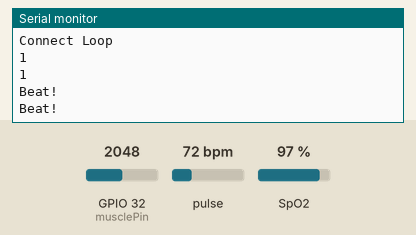
Recording of a sketch running on a simulated ESP32. Shown: the last lines printed to the serial monitor. The test bench sets the inputs (shaded band); at power-on: pulse 72 bpm, GPIO 32 (musclePin) = 2048, SpO2 97 %. WiFi joins after 1.5 s; servers stay silent unless stated; no MQTT or app messages arrive unless stated.

Above: at 2.7 s.
2.8 s: pulse set to 42 bpm
At 3.82 s:
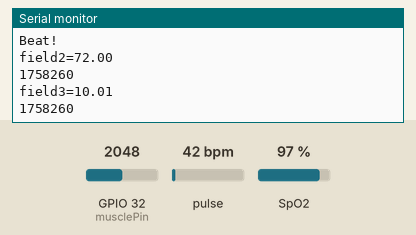
5.1 s: GPIO 32 (musclePin) set to 2866
At 6.4 s:
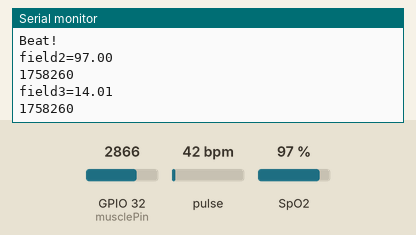
6.6 s: SpO2 set to 85 %
At 7.4 s:
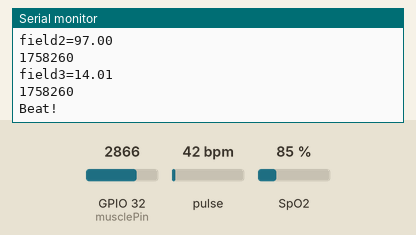
8.1 s: GPIO 32 (musclePin) set to 3603
9.6 s: SpO2 set to 90 %
At 10.8 s:
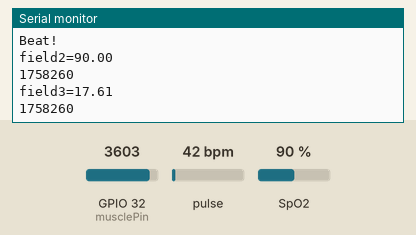
Timing chart, 0 to 12.1 s (numbered marks = the images above; inputs shaded):
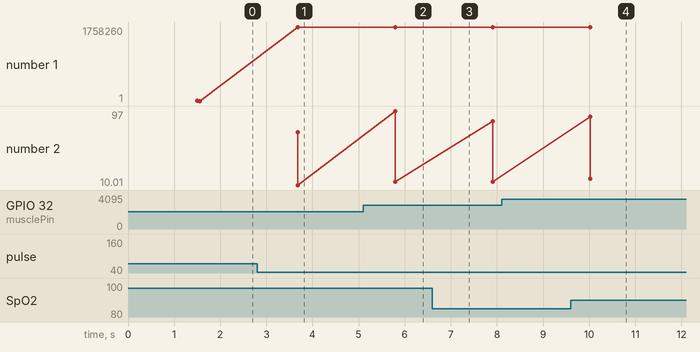

The sketch:

0511_main_best.ino
```cpp
#include <ThingSpeak.h>
#include <PubSubClient.h>
#include <WiFiClient.h>
#include <WiFi.h>
#include <Wire.h>
#include "MAX30100_PulseOximeter.h"
#define REPORTING_PERIOD_MS     1000

///////////// pin numbers - /////////////////
int pulseSDA = 22;
int pulseSCL = 21;
int musclePin = 32;
//int LCDpin = ??????;


////////////////GLOBAL VARIABLES /////////////////////
int heartRate = 72; // default value at the beginning
int saturationValue = 97; // default value for saturation at the beginning
float muscleSensor_Reading = 3420;  // i have no idea what this value could mean
uint32_t tsLastReport = 0;

int muscleCount = 0;
int heartCount = 0;
int oxyCount = 0;

const char* server = "mqtt3.thingspeak.com"; //Change
char mqttUserName[] = "sreyas";
char mqttPass[] = "MBWXD2NHZPU55XON"; // API
long channelID = 1758260;
char writeAPI[] = "TJ1CSTX0ZQB9YL4H";
char ssid[] = "LessGo";
char password[] = "12345678";


//////////////////////////////////////////////////////


/////////////////// INITIALISING HEADERS ///////////////
PulseOximeter pox;

WiFiClient client;
PubSubClient mqttClient(server, 1883, client);

////////////////////////////////////////////////////////


void onBeatDetected()
{
    Serial.println("Beat!");
}


void setup()
{
    Serial.begin(9600);

    Serial.print("Initializing pulse oximeter..");

    if (!pox.begin()) {
        Serial.println("FAILED");
        for(;;);
    } else {
        Serial.println("SUCCESS");
    }

    pox.setOnBeatDetectedCallback(onBeatDetected);

    WiFi.begin(ssid, password);

    while (WiFi.status() != WL_CONNECTED)
    {
      delay(500);
      Serial.print(".");
    }
    Serial.println("WiFi connected.");
    Serial.println("IP address: ");
    Serial.println(WiFi.localIP());

    mqttClient.setServer(server, 1883);
    ThingSpeak.begin(client);
}


int heartRateValue()
{
    pox.update();
    int heartRate_Reading;

    if (millis() - tsLastReport > REPORTING_PERIOD_MS)
    {
        heartRate_Reading = pox.getHeartRate(); // heartRate_Reading -> stores the value read from the sensor
    }
    if (heartRate_Reading < 50 || heartRate_Reading > 180) // if the observed value of heartRate is out of range, use the previous value
    {
      return heartRate; // heartRate -> global variable storing the previous fair value of hear rate
    }
    tsLastReport = millis();
    return heartRate_Reading;
}

int oxygenValue()
{
    pox.update();
    int spo2_Reading;

    if (millis() - tsLastReport > REPORTING_PERIOD_MS)
    {
        spo2_Reading = pox.getSpO2(); // heartRate_Reading -> stores the value read from the sensor
    }
    if (spo2_Reading < 85 || spo2_Reading > 100) // if the observed value of heartRate is out of range, use the previous value
    {
      return saturationValue; // saturationValue -> global variable storing the previous fair value of O2 saturation
    }
    if (spo2_Reading < 20)  // if sensor gives absurdly low value, it should print 0
    {
      return 0;
    }
    tsLastReport = millis();
    return spo2_Reading;
}

float muscleSensorReading()
{
  float sensorValue = analogRead(32);
  float millivolt = (sensorValue/1023)*5;
  return  millivolt;  // the value of the muscle sensor
}


void mqttPublish(long pubChannelID, char* pubWriteAPIKey, String field, float value)
{
  String dataString = field + "=" + String(value);
  Serial.println(dataString);
  String topicString = "channels/" + String(pubChannelID) + "/publish";
  mqttClient.publish(topicString.c_str(),dataString.c_str());
  Serial.println(pubChannelID);
  Serial.println("");
}


void loop() {
  while(!mqttClient.connected())
  {
    Serial.println("Connect Loop");
    Serial.println(mqttClient.connect("CjMsGzEVCgQrEDcfHBo4GTM","CjMsGzEVCgQrEDcfHBo4GTM","sYGBcuTIqXFk0ynJewd+HACJ"));
    Serial.println(mqttClient.connected());
//    mqttConnect();
  }
//  Serial.println("MQTT Connected");
  mqttClient.loop();

  delay(10);

  saturationValue = oxygenValue();
  heartRate = heartRateValue();
  muscleSensor_Reading = muscleSensorReading();

  if (oxyCount >= 500)
  {
    mqttPublish(channelID, writeAPI, "field1", saturationValue); // field v= "field1"/"field2"/...
    oxyCount = 0;
  }

  if (heartCount >= 100)
  {
     mqttPublish(channelID, writeAPI, "field2", heartRate); // field v= "field1"/"field2"/...
     heartCount = 0;
  }

  if (muscleCount >= 100)
  {
     mqttPublish(channelID, writeAPI, "field3", muscleSensor_Reading); // field v= "field1"/"field2"/...
     muscleCount = 0;
  }

  muscleCount++;
  heartCount++;
  oxyCount++;
  delay(10);
}
```

Measured:
- after the input at 2.8 s, the serial monitor: prints a new line after 0.88 s (image 1)
- after the input at 5.1 s, the serial monitor: prints a new line after 0.69 s (image 2)
- after the input at 9.6 s, the serial monitor: prints a new line after 0.42 s (image 4)
- plotted number 2: 10.01 → 14.01 after the input at 5.1 s
